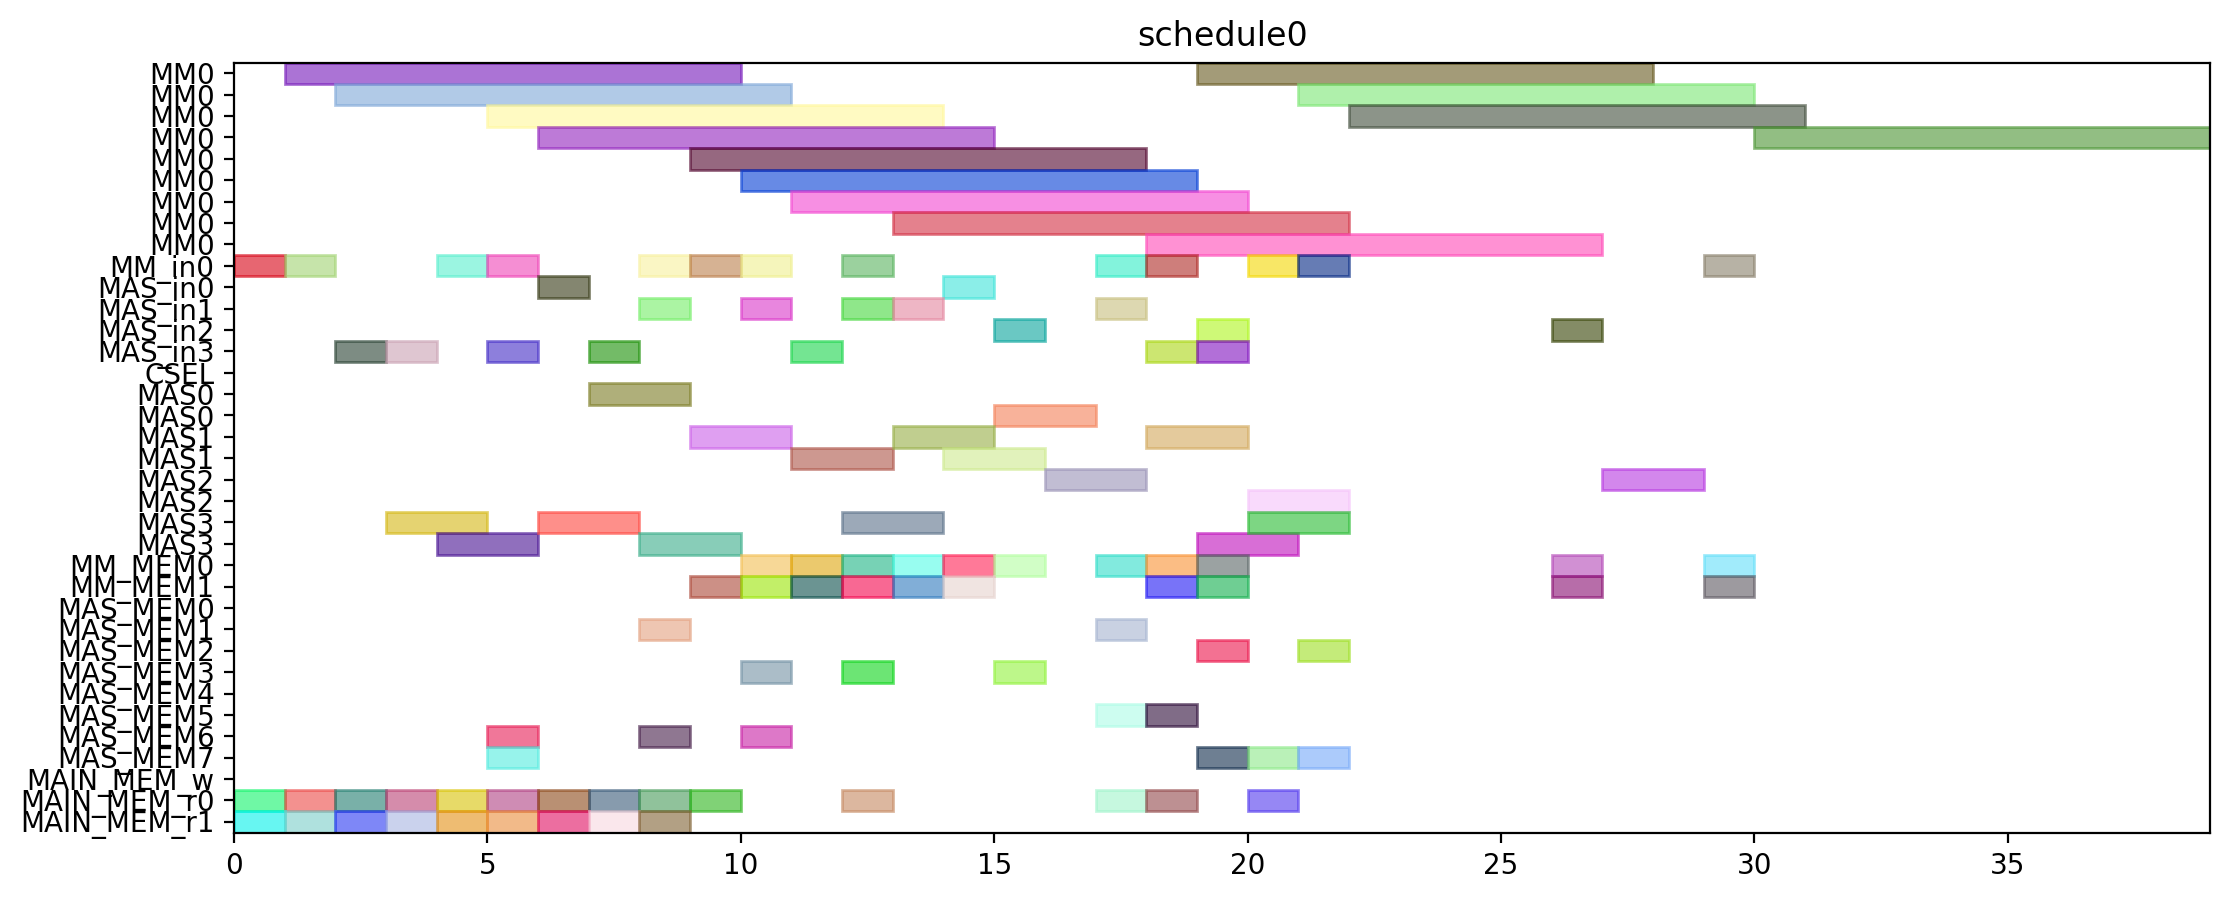

Write Python code to recreate this figure.
from pyschedule import Scenario, solvers, plotters, alt


def solve():
	horizon = 120
	S = Scenario("schedule0", horizon=horizon)

	# resource
	MM = S.Resources('MM', num=1, size=9)
	MM_in = S.Resources('MM_in', num=1)
	MAS_in = S.Resources('MAS_in', num=4)
	CSEL = S.Resource('CSEL')
	MAS = S.Resources('MAS', num=4, size=2, periods=range(1, horizon))
	MM_MEM = S.Resources('MM_MEM', num=2)
	MAS_MEM = S.Resources('MAS_MEM', num=8)
	MAIN_MEM_w = S.Resource('MAIN_MEM_w', size=1)
	MAIN_MEM_r = S.Resources('MAIN_MEM_r', num=2)

	# result of previous scheduling

	# new tasks
	t0 = S.Task('t0', length=9, delay_cost=1)
	t0 += alt(MM)
	t0_in = S.Task('t0_in', length=1, delay_cost=1)
	t0_in += alt(MM_in)
	S += t0_in*MM_in[0]<=t0*MM[0]
	t0_mem0 = S.Task('t0_mem0', length=1, delay_cost=1)
	t0_mem0 += MAIN_MEM_r[0]
	S += t0_mem0 <= t0

	t0_mem1 = S.Task('t0_mem1', length=1, delay_cost=1)
	t0_mem1 += MAIN_MEM_r[1]
	S += t0_mem1 <= t0

	t1 = S.Task('t1', length=9, delay_cost=1)
	t1 += alt(MM)
	t1_in = S.Task('t1_in', length=1, delay_cost=1)
	t1_in += alt(MM_in)
	S += t1_in*MM_in[0]<=t1*MM[0]
	t1_mem0 = S.Task('t1_mem0', length=1, delay_cost=1)
	t1_mem0 += MAIN_MEM_r[0]
	S += t1_mem0 <= t1

	t1_mem1 = S.Task('t1_mem1', length=1, delay_cost=1)
	t1_mem1 += MAIN_MEM_r[1]
	S += t1_mem1 <= t1

	t2 = S.Task('t2', length=9, delay_cost=1)
	t2 += alt(MM)
	t2_in = S.Task('t2_in', length=1, delay_cost=1)
	t2_in += alt(MM_in)
	S += t2_in*MM_in[0]<=t2*MM[0]
	t2_mem0 = S.Task('t2_mem0', length=1, delay_cost=1)
	t2_mem0 += MAIN_MEM_r[0]
	S += t2_mem0 <= t2

	t2_mem1 = S.Task('t2_mem1', length=1, delay_cost=1)
	t2_mem1 += MAIN_MEM_r[1]
	S += t2_mem1 <= t2

	t3 = S.Task('t3', length=2, delay_cost=1)
	t3 += alt(MAS)
	t3_in = S.Task('t3_in', length=1, delay_cost=1)
	t3_in += alt(MAS_in)
	S += t3_in*MAS_in[0]<=t3*MAS[0]

	S += t3_in*MAS_in[1]<=t3*MAS[1]

	S += t3_in*MAS_in[2]<=t3*MAS[2]

	S += t3_in*MAS_in[3]<=t3*MAS[3]

	t3_mem0 = S.Task('t3_mem0', length=1, delay_cost=1)
	t3_mem0 += MAIN_MEM_r[0]
	S += t3_mem0 <= t3

	t3_mem1 = S.Task('t3_mem1', length=1, delay_cost=1)
	t3_mem1 += MAIN_MEM_r[1]
	S += t3_mem1 <= t3

	t4 = S.Task('t4', length=2, delay_cost=1)
	t4 += alt(MAS)
	t4_in = S.Task('t4_in', length=1, delay_cost=1)
	t4_in += alt(MAS_in)
	S += t4_in*MAS_in[0]<=t4*MAS[0]

	S += t4_in*MAS_in[1]<=t4*MAS[1]

	S += t4_in*MAS_in[2]<=t4*MAS[2]

	S += t4_in*MAS_in[3]<=t4*MAS[3]

	t4_mem0 = S.Task('t4_mem0', length=1, delay_cost=1)
	t4_mem0 += MAIN_MEM_r[0]
	S += t4_mem0 <= t4

	t4_mem1 = S.Task('t4_mem1', length=1, delay_cost=1)
	t4_mem1 += MAIN_MEM_r[1]
	S += t4_mem1 <= t4

	t8 = S.Task('t8', length=2, delay_cost=1)
	t8 += alt(MAS)
	t8_in = S.Task('t8_in', length=1, delay_cost=1)
	t8_in += alt(MAS_in)
	S += t8_in*MAS_in[0]<=t8*MAS[0]

	S += t8_in*MAS_in[1]<=t8*MAS[1]

	S += t8_in*MAS_in[2]<=t8*MAS[2]

	S += t8_in*MAS_in[3]<=t8*MAS[3]

	t8_mem0 = S.Task('t8_mem0', length=1, delay_cost=1)
	t8_mem0 += MAIN_MEM_r[0]
	S += t8_mem0 <= t8

	t8_mem1 = S.Task('t8_mem1', length=1, delay_cost=1)
	t8_mem1 += MAIN_MEM_r[1]
	S += t8_mem1 <= t8

	t9 = S.Task('t9', length=2, delay_cost=1)
	t9 += alt(MAS)
	t9_in = S.Task('t9_in', length=1, delay_cost=1)
	t9_in += alt(MAS_in)
	S += t9_in*MAS_in[0]<=t9*MAS[0]

	S += t9_in*MAS_in[1]<=t9*MAS[1]

	S += t9_in*MAS_in[2]<=t9*MAS[2]

	S += t9_in*MAS_in[3]<=t9*MAS[3]

	t9_mem0 = S.Task('t9_mem0', length=1, delay_cost=1)
	t9_mem0 += MAIN_MEM_r[0]
	S += t9_mem0 <= t9

	t9_mem1 = S.Task('t9_mem1', length=1, delay_cost=1)
	t9_mem1 += MAIN_MEM_r[1]
	S += t9_mem1 <= t9

	t13 = S.Task('t13', length=2, delay_cost=1)
	t13 += alt(MAS)
	t13_in = S.Task('t13_in', length=1, delay_cost=1)
	t13_in += alt(MAS_in)
	S += t13_in*MAS_in[0]<=t13*MAS[0]

	S += t13_in*MAS_in[1]<=t13*MAS[1]

	S += t13_in*MAS_in[2]<=t13*MAS[2]

	S += t13_in*MAS_in[3]<=t13*MAS[3]

	t13_mem0 = S.Task('t13_mem0', length=1, delay_cost=1)
	t13_mem0 += MAIN_MEM_r[0]
	S += t13_mem0 <= t13

	t13_mem1 = S.Task('t13_mem1', length=1, delay_cost=1)
	t13_mem1 += MAIN_MEM_r[1]
	S += t13_mem1 <= t13

	t14 = S.Task('t14', length=2, delay_cost=1)
	t14 += alt(MAS)
	t14_in = S.Task('t14_in', length=1, delay_cost=1)
	t14_in += alt(MAS_in)
	S += t14_in*MAS_in[0]<=t14*MAS[0]

	S += t14_in*MAS_in[1]<=t14*MAS[1]

	S += t14_in*MAS_in[2]<=t14*MAS[2]

	S += t14_in*MAS_in[3]<=t14*MAS[3]

	t14_mem0 = S.Task('t14_mem0', length=1, delay_cost=1)
	t14_mem0 += MAIN_MEM_r[0]
	S += t14_mem0 <= t14

	t14_mem1 = S.Task('t14_mem1', length=1, delay_cost=1)
	t14_mem1 += MAIN_MEM_r[1]
	S += t14_mem1 <= t14

	t5 = S.Task('t5', length=9, delay_cost=1)
	t5 += alt(MM)
	t5_in = S.Task('t5_in', length=1, delay_cost=1)
	t5_in += alt(MM_in)
	S += t5_in*MM_in[0]<=t5*MM[0]
	t5_mem0 = S.Task('t5_mem0', length=1, delay_cost=1)
	t5_mem0 += alt(MAS_MEM)
	S += (t3*MAS[0])-1 < t5_mem0*MAS_MEM[0]
	S += (t3*MAS[1])-1 < t5_mem0*MAS_MEM[2]
	S += (t3*MAS[2])-1 < t5_mem0*MAS_MEM[4]
	S += (t3*MAS[3])-1 < t5_mem0*MAS_MEM[6]
	S += t5_mem0 <= t5

	t5_mem1 = S.Task('t5_mem1', length=1, delay_cost=1)
	t5_mem1 += alt(MAS_MEM)
	S += (t4*MAS[0])-1 < t5_mem1*MAS_MEM[1]
	S += (t4*MAS[1])-1 < t5_mem1*MAS_MEM[3]
	S += (t4*MAS[2])-1 < t5_mem1*MAS_MEM[5]
	S += (t4*MAS[3])-1 < t5_mem1*MAS_MEM[7]
	S += t5_mem1 <= t5

	t6 = S.Task('t6', length=2, delay_cost=1)
	t6 += alt(MAS)
	t6_in = S.Task('t6_in', length=1, delay_cost=1)
	t6_in += alt(MAS_in)
	S += t6_in*MAS_in[0]<=t6*MAS[0]

	S += t6_in*MAS_in[1]<=t6*MAS[1]

	S += t6_in*MAS_in[2]<=t6*MAS[2]

	S += t6_in*MAS_in[3]<=t6*MAS[3]

	t6_mem0 = S.Task('t6_mem0', length=1, delay_cost=1)
	t6_mem0 += alt(MM_MEM)
	S += (t0*MM[0])-1 < t6_mem0*MM_MEM[0]
	S += t6_mem0 <= t6

	t6_mem1 = S.Task('t6_mem1', length=1, delay_cost=1)
	t6_mem1 += alt(MM_MEM)
	S += (t1*MM[0])-1 < t6_mem1*MM_MEM[1]
	S += t6_mem1 <= t6

	t10 = S.Task('t10', length=9, delay_cost=1)
	t10 += alt(MM)
	t10_in = S.Task('t10_in', length=1, delay_cost=1)
	t10_in += alt(MM_in)
	S += t10_in*MM_in[0]<=t10*MM[0]
	t10_mem0 = S.Task('t10_mem0', length=1, delay_cost=1)
	t10_mem0 += alt(MAS_MEM)
	S += (t8*MAS[0])-1 < t10_mem0*MAS_MEM[0]
	S += (t8*MAS[1])-1 < t10_mem0*MAS_MEM[2]
	S += (t8*MAS[2])-1 < t10_mem0*MAS_MEM[4]
	S += (t8*MAS[3])-1 < t10_mem0*MAS_MEM[6]
	S += t10_mem0 <= t10

	t10_mem1 = S.Task('t10_mem1', length=1, delay_cost=1)
	t10_mem1 += alt(MAS_MEM)
	S += (t9*MAS[0])-1 < t10_mem1*MAS_MEM[1]
	S += (t9*MAS[1])-1 < t10_mem1*MAS_MEM[3]
	S += (t9*MAS[2])-1 < t10_mem1*MAS_MEM[5]
	S += (t9*MAS[3])-1 < t10_mem1*MAS_MEM[7]
	S += t10_mem1 <= t10

	t11 = S.Task('t11', length=2, delay_cost=1)
	t11 += alt(MAS)
	t11_in = S.Task('t11_in', length=1, delay_cost=1)
	t11_in += alt(MAS_in)
	S += t11_in*MAS_in[0]<=t11*MAS[0]

	S += t11_in*MAS_in[1]<=t11*MAS[1]

	S += t11_in*MAS_in[2]<=t11*MAS[2]

	S += t11_in*MAS_in[3]<=t11*MAS[3]

	t11_mem0 = S.Task('t11_mem0', length=1, delay_cost=1)
	t11_mem0 += alt(MM_MEM)
	S += (t1*MM[0])-1 < t11_mem0*MM_MEM[0]
	S += t11_mem0 <= t11

	t11_mem1 = S.Task('t11_mem1', length=1, delay_cost=1)
	t11_mem1 += alt(MM_MEM)
	S += (t2*MM[0])-1 < t11_mem1*MM_MEM[1]
	S += t11_mem1 <= t11

	t15 = S.Task('t15', length=9, delay_cost=1)
	t15 += alt(MM)
	t15_in = S.Task('t15_in', length=1, delay_cost=1)
	t15_in += alt(MM_in)
	S += t15_in*MM_in[0]<=t15*MM[0]
	t15_mem0 = S.Task('t15_mem0', length=1, delay_cost=1)
	t15_mem0 += alt(MAS_MEM)
	S += (t13*MAS[0])-1 < t15_mem0*MAS_MEM[0]
	S += (t13*MAS[1])-1 < t15_mem0*MAS_MEM[2]
	S += (t13*MAS[2])-1 < t15_mem0*MAS_MEM[4]
	S += (t13*MAS[3])-1 < t15_mem0*MAS_MEM[6]
	S += t15_mem0 <= t15

	t15_mem1 = S.Task('t15_mem1', length=1, delay_cost=1)
	t15_mem1 += alt(MAS_MEM)
	S += (t14*MAS[0])-1 < t15_mem1*MAS_MEM[1]
	S += (t14*MAS[1])-1 < t15_mem1*MAS_MEM[3]
	S += (t14*MAS[2])-1 < t15_mem1*MAS_MEM[5]
	S += (t14*MAS[3])-1 < t15_mem1*MAS_MEM[7]
	S += t15_mem1 <= t15

	t16 = S.Task('t16', length=2, delay_cost=1)
	t16 += alt(MAS)
	t16_in = S.Task('t16_in', length=1, delay_cost=1)
	t16_in += alt(MAS_in)
	S += t16_in*MAS_in[0]<=t16*MAS[0]

	S += t16_in*MAS_in[1]<=t16*MAS[1]

	S += t16_in*MAS_in[2]<=t16*MAS[2]

	S += t16_in*MAS_in[3]<=t16*MAS[3]

	t16_mem0 = S.Task('t16_mem0', length=1, delay_cost=1)
	t16_mem0 += alt(MM_MEM)
	S += (t0*MM[0])-1 < t16_mem0*MM_MEM[0]
	S += t16_mem0 <= t16

	t16_mem1 = S.Task('t16_mem1', length=1, delay_cost=1)
	t16_mem1 += alt(MM_MEM)
	S += (t2*MM[0])-1 < t16_mem1*MM_MEM[1]
	S += t16_mem1 <= t16

	t19 = S.Task('t19', length=9, delay_cost=1)
	t19 += alt(MM)
	t19_in = S.Task('t19_in', length=1, delay_cost=1)
	t19_in += alt(MM_in)
	S += t19_in*MM_in[0]<=t19*MM[0]
	t19_mem0 = S.Task('t19_mem0', length=1, delay_cost=1)
	t19_mem0 += MAIN_MEM_r[0]
	S += t19_mem0 <= t19

	t19_mem1 = S.Task('t19_mem1', length=1, delay_cost=1)
	t19_mem1 += alt(MM_MEM)
	S += (t2*MM[0])-1 < t19_mem1*MM_MEM[1]
	S += t19_mem1 <= t19

	t24 = S.Task('t24', length=2, delay_cost=1)
	t24 += alt(MAS)
	t24_in = S.Task('t24_in', length=1, delay_cost=1)
	t24_in += alt(MAS_in)
	S += t24_in*MAS_in[0]<=t24*MAS[0]

	S += t24_in*MAS_in[1]<=t24*MAS[1]

	S += t24_in*MAS_in[2]<=t24*MAS[2]

	S += t24_in*MAS_in[3]<=t24*MAS[3]

	t24_mem0 = S.Task('t24_mem0', length=1, delay_cost=1)
	t24_mem0 += alt(MM_MEM)
	S += (t0*MM[0])-1 < t24_mem0*MM_MEM[0]
	S += t24_mem0 <= t24

	t24_mem1 = S.Task('t24_mem1', length=1, delay_cost=1)
	t24_mem1 += alt(MM_MEM)
	S += (t0*MM[0])-1 < t24_mem1*MM_MEM[1]
	S += t24_mem1 <= t24

	t26 = S.Task('t26', length=9, delay_cost=1)
	t26 += alt(MM)
	t26_in = S.Task('t26_in', length=1, delay_cost=1)
	t26_in += alt(MM_in)
	S += t26_in*MM_in[0]<=t26*MM[0]
	t26_mem0 = S.Task('t26_mem0', length=1, delay_cost=1)
	t26_mem0 += MAIN_MEM_r[0]
	S += t26_mem0 <= t26

	t26_mem1 = S.Task('t26_mem1', length=1, delay_cost=1)
	t26_mem1 += alt(MM_MEM)
	S += (t2*MM[0])-1 < t26_mem1*MM_MEM[1]
	S += t26_mem1 <= t26

	t7 = S.Task('t7', length=2, delay_cost=1)
	t7 += alt(MAS)
	t7_in = S.Task('t7_in', length=1, delay_cost=1)
	t7_in += alt(MAS_in)
	S += t7_in*MAS_in[0]<=t7*MAS[0]

	S += t7_in*MAS_in[1]<=t7*MAS[1]

	S += t7_in*MAS_in[2]<=t7*MAS[2]

	S += t7_in*MAS_in[3]<=t7*MAS[3]

	t7_mem0 = S.Task('t7_mem0', length=1, delay_cost=1)
	t7_mem0 += alt(MM_MEM)
	S += (t5*MM[0])-1 < t7_mem0*MM_MEM[0]
	S += t7_mem0 <= t7

	t7_mem1 = S.Task('t7_mem1', length=1, delay_cost=1)
	t7_mem1 += alt(MAS_MEM)
	S += (t6*MAS[0])-1 < t7_mem1*MAS_MEM[1]
	S += (t6*MAS[1])-1 < t7_mem1*MAS_MEM[3]
	S += (t6*MAS[2])-1 < t7_mem1*MAS_MEM[5]
	S += (t6*MAS[3])-1 < t7_mem1*MAS_MEM[7]
	S += t7_mem1 <= t7

	t12 = S.Task('t12', length=2, delay_cost=1)
	t12 += alt(MAS)
	t12_in = S.Task('t12_in', length=1, delay_cost=1)
	t12_in += alt(MAS_in)
	S += t12_in*MAS_in[0]<=t12*MAS[0]

	S += t12_in*MAS_in[1]<=t12*MAS[1]

	S += t12_in*MAS_in[2]<=t12*MAS[2]

	S += t12_in*MAS_in[3]<=t12*MAS[3]

	t12_mem0 = S.Task('t12_mem0', length=1, delay_cost=1)
	t12_mem0 += alt(MM_MEM)
	S += (t10*MM[0])-1 < t12_mem0*MM_MEM[0]
	S += t12_mem0 <= t12

	t12_mem1 = S.Task('t12_mem1', length=1, delay_cost=1)
	t12_mem1 += alt(MAS_MEM)
	S += (t11*MAS[0])-1 < t12_mem1*MAS_MEM[1]
	S += (t11*MAS[1])-1 < t12_mem1*MAS_MEM[3]
	S += (t11*MAS[2])-1 < t12_mem1*MAS_MEM[5]
	S += (t11*MAS[3])-1 < t12_mem1*MAS_MEM[7]
	S += t12_mem1 <= t12

	t17 = S.Task('t17', length=2, delay_cost=1)
	t17 += alt(MAS)
	t17_in = S.Task('t17_in', length=1, delay_cost=1)
	t17_in += alt(MAS_in)
	S += t17_in*MAS_in[0]<=t17*MAS[0]

	S += t17_in*MAS_in[1]<=t17*MAS[1]

	S += t17_in*MAS_in[2]<=t17*MAS[2]

	S += t17_in*MAS_in[3]<=t17*MAS[3]

	t17_mem0 = S.Task('t17_mem0', length=1, delay_cost=1)
	t17_mem0 += alt(MM_MEM)
	S += (t15*MM[0])-1 < t17_mem0*MM_MEM[0]
	S += t17_mem0 <= t17

	t17_mem1 = S.Task('t17_mem1', length=1, delay_cost=1)
	t17_mem1 += alt(MAS_MEM)
	S += (t16*MAS[0])-1 < t17_mem1*MAS_MEM[1]
	S += (t16*MAS[1])-1 < t17_mem1*MAS_MEM[3]
	S += (t16*MAS[2])-1 < t17_mem1*MAS_MEM[5]
	S += (t16*MAS[3])-1 < t17_mem1*MAS_MEM[7]
	S += t17_mem1 <= t17

	t25 = S.Task('t25', length=2, delay_cost=1)
	t25 += alt(MAS)
	t25_in = S.Task('t25_in', length=1, delay_cost=1)
	t25_in += alt(MAS_in)
	S += t25_in*MAS_in[0]<=t25*MAS[0]

	S += t25_in*MAS_in[1]<=t25*MAS[1]

	S += t25_in*MAS_in[2]<=t25*MAS[2]

	S += t25_in*MAS_in[3]<=t25*MAS[3]

	t25_mem0 = S.Task('t25_mem0', length=1, delay_cost=1)
	t25_mem0 += alt(MM_MEM)
	S += (t0*MM[0])-1 < t25_mem0*MM_MEM[0]
	S += t25_mem0 <= t25

	t25_mem1 = S.Task('t25_mem1', length=1, delay_cost=1)
	t25_mem1 += alt(MAS_MEM)
	S += (t24*MAS[0])-1 < t25_mem1*MAS_MEM[1]
	S += (t24*MAS[1])-1 < t25_mem1*MAS_MEM[3]
	S += (t24*MAS[2])-1 < t25_mem1*MAS_MEM[5]
	S += (t24*MAS[3])-1 < t25_mem1*MAS_MEM[7]
	S += t25_mem1 <= t25

	t29 = S.Task('t29', length=2, delay_cost=1)
	t29 += alt(MAS)
	t29_in = S.Task('t29_in', length=1, delay_cost=1)
	t29_in += alt(MAS_in)
	S += t29_in*MAS_in[0]<=t29*MAS[0]

	S += t29_in*MAS_in[1]<=t29*MAS[1]

	S += t29_in*MAS_in[2]<=t29*MAS[2]

	S += t29_in*MAS_in[3]<=t29*MAS[3]

	t29_mem0 = S.Task('t29_mem0', length=1, delay_cost=1)
	t29_mem0 += alt(MM_MEM)
	S += (t0*MM[0])-1 < t29_mem0*MM_MEM[0]
	S += t29_mem0 <= t29

	t29_mem1 = S.Task('t29_mem1', length=1, delay_cost=1)
	t29_mem1 += alt(MM_MEM)
	S += (t26*MM[0])-1 < t29_mem1*MM_MEM[1]
	S += t29_mem1 <= t29

	t18 = S.Task('t18', length=9, delay_cost=1)
	t18 += alt(MM)
	t18_in = S.Task('t18_in', length=1, delay_cost=1)
	t18_in += alt(MM_in)
	S += t18_in*MM_in[0]<=t18*MM[0]
	t18_mem0 = S.Task('t18_mem0', length=1, delay_cost=1)
	t18_mem0 += MAIN_MEM_r[0]
	S += t18_mem0 <= t18

	t18_mem1 = S.Task('t18_mem1', length=1, delay_cost=1)
	t18_mem1 += alt(MAS_MEM)
	S += (t12*MAS[0])-1 < t18_mem1*MAS_MEM[1]
	S += (t12*MAS[1])-1 < t18_mem1*MAS_MEM[3]
	S += (t12*MAS[2])-1 < t18_mem1*MAS_MEM[5]
	S += (t12*MAS[3])-1 < t18_mem1*MAS_MEM[7]
	S += t18_mem1 <= t18

	t27 = S.Task('t27', length=9, delay_cost=1)
	t27 += alt(MM)
	t27_in = S.Task('t27_in', length=1, delay_cost=1)
	t27_in += alt(MM_in)
	S += t27_in*MM_in[0]<=t27*MM[0]
	t27_mem0 = S.Task('t27_mem0', length=1, delay_cost=1)
	t27_mem0 += MAIN_MEM_r[0]
	S += t27_mem0 <= t27

	t27_mem1 = S.Task('t27_mem1', length=1, delay_cost=1)
	t27_mem1 += alt(MAS_MEM)
	S += (t12*MAS[0])-1 < t27_mem1*MAS_MEM[1]
	S += (t12*MAS[1])-1 < t27_mem1*MAS_MEM[3]
	S += (t12*MAS[2])-1 < t27_mem1*MAS_MEM[5]
	S += (t12*MAS[3])-1 < t27_mem1*MAS_MEM[7]
	S += t27_mem1 <= t27

	t28 = S.Task('t28', length=2, delay_cost=1)
	t28 += alt(MAS)
	t28_in = S.Task('t28_in', length=1, delay_cost=1)
	t28_in += alt(MAS_in)
	S += t28_in*MAS_in[0]<=t28*MAS[0]

	S += t28_in*MAS_in[1]<=t28*MAS[1]

	S += t28_in*MAS_in[2]<=t28*MAS[2]

	S += t28_in*MAS_in[3]<=t28*MAS[3]

	t28_mem0 = S.Task('t28_mem0', length=1, delay_cost=1)
	t28_mem0 += alt(MAS_MEM)
	S += (t25*MAS[0])-1 < t28_mem0*MAS_MEM[0]
	S += (t25*MAS[1])-1 < t28_mem0*MAS_MEM[2]
	S += (t25*MAS[2])-1 < t28_mem0*MAS_MEM[4]
	S += (t25*MAS[3])-1 < t28_mem0*MAS_MEM[6]
	S += t28_mem0 <= t28

	t28_mem1 = S.Task('t28_mem1', length=1, delay_cost=1)
	t28_mem1 += alt(MM_MEM)
	S += (t26*MM[0])-1 < t28_mem1*MM_MEM[1]
	S += t28_mem1 <= t28

	t30 = S.Task('t30', length=9, delay_cost=1)
	t30 += alt(MM)
	t30_in = S.Task('t30_in', length=1, delay_cost=1)
	t30_in += alt(MM_in)
	S += t30_in*MM_in[0]<=t30*MM[0]
	t30_mem0 = S.Task('t30_mem0', length=1, delay_cost=1)
	t30_mem0 += MAIN_MEM_r[0]
	S += t30_mem0 <= t30

	t30_mem1 = S.Task('t30_mem1', length=1, delay_cost=1)
	t30_mem1 += alt(MAS_MEM)
	S += (t29*MAS[0])-1 < t30_mem1*MAS_MEM[1]
	S += (t29*MAS[1])-1 < t30_mem1*MAS_MEM[3]
	S += (t29*MAS[2])-1 < t30_mem1*MAS_MEM[5]
	S += (t29*MAS[3])-1 < t30_mem1*MAS_MEM[7]
	S += t30_mem1 <= t30

	t20 = S.Task('t20', length=2, delay_cost=1)
	t20 += alt(MAS)
	t20_in = S.Task('t20_in', length=1, delay_cost=1)
	t20_in += alt(MAS_in)
	S += t20_in*MAS_in[0]<=t20*MAS[0]

	S += t20_in*MAS_in[1]<=t20*MAS[1]

	S += t20_in*MAS_in[2]<=t20*MAS[2]

	S += t20_in*MAS_in[3]<=t20*MAS[3]

	t20_mem0 = S.Task('t20_mem0', length=1, delay_cost=1)
	t20_mem0 += alt(MM_MEM)
	S += (t19*MM[0])-1 < t20_mem0*MM_MEM[0]
	S += t20_mem0 <= t20

	t20_mem1 = S.Task('t20_mem1', length=1, delay_cost=1)
	t20_mem1 += alt(MM_MEM)
	S += (t18*MM[0])-1 < t20_mem1*MM_MEM[1]
	S += t20_mem1 <= t20

	t31 = S.Task('t31', length=9, delay_cost=1)
	t31 += alt(MM)
	t31_in = S.Task('t31_in', length=1, delay_cost=1)
	t31_in += alt(MM_in)
	S += t31_in*MM_in[0]<=t31*MM[0]
	t31_mem0 = S.Task('t31_mem0', length=1, delay_cost=1)
	t31_mem0 += alt(MM_MEM)
	S += (t27*MM[0])-1 < t31_mem0*MM_MEM[0]
	S += t31_mem0 <= t31

	t31_mem1 = S.Task('t31_mem1', length=1, delay_cost=1)
	t31_mem1 += alt(MM_MEM)
	S += (t30*MM[0])-1 < t31_mem1*MM_MEM[1]
	S += t31_mem1 <= t31

	t35 = S.Task('t35', length=9, delay_cost=1)
	t35 += alt(MM)
	t35_in = S.Task('t35_in', length=1, delay_cost=1)
	t35_in += alt(MM_in)
	S += t35_in*MM_in[0]<=t35*MM[0]
	t35_mem0 = S.Task('t35_mem0', length=1, delay_cost=1)
	t35_mem0 += alt(MAS_MEM)
	S += (t7*MAS[0])-1 < t35_mem0*MAS_MEM[0]
	S += (t7*MAS[1])-1 < t35_mem0*MAS_MEM[2]
	S += (t7*MAS[2])-1 < t35_mem0*MAS_MEM[4]
	S += (t7*MAS[3])-1 < t35_mem0*MAS_MEM[6]
	S += t35_mem0 <= t35

	t35_mem1 = S.Task('t35_mem1', length=1, delay_cost=1)
	t35_mem1 += alt(MAS_MEM)
	S += (t28*MAS[0])-1 < t35_mem1*MAS_MEM[1]
	S += (t28*MAS[1])-1 < t35_mem1*MAS_MEM[3]
	S += (t28*MAS[2])-1 < t35_mem1*MAS_MEM[5]
	S += (t28*MAS[3])-1 < t35_mem1*MAS_MEM[7]
	S += t35_mem1 <= t35

	solvers.mip.solve(S,msg=1,kind='CPLEX',ratio_gap=1.01)

	solution = [['hoge']*len(S.solution()[1]) for i in range(len(S.solution()))]
	for i in range(len(S.solution())):
		for j in range(len(S.solution()[i])):
			solution[i][j]=str(S.solution()[i][j])
	print(solution)

	cycles = int(solution[-1][3])

	pic_file_name = "/home/mfukuda/ABE/multiRAM_multiMAS_16mux/scheduling_result/stage9MM1_stage2MAS4/EP_ADD_A_ANY/schedule0.png"
	if(S.solution() != []):
		plotters.matplotlib.plot(S,img_filename=pic_file_name, show_task_labels=False, fig_size=(cycles*0.25+3, 5))

	return solution
